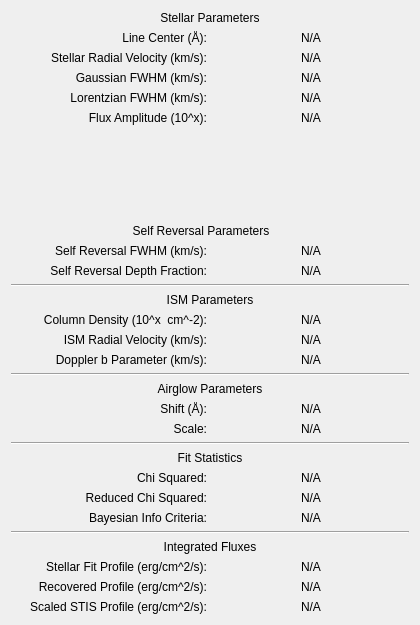
<?xml version="1.0" encoding="UTF-8"?>
<ui version="4.0">
 <class>Dialog</class>
 <widget class="QDialog" name="Dialog">
  <property name="geometry">
   <rect>
    <x>0</x>
    <y>0</y>
    <width>420</width>
    <height>625</height>
   </rect>
  </property>
  <property name="minimumSize">
   <size>
    <width>420</width>
    <height>625</height>
   </size>
  </property>
  <property name="maximumSize">
   <size>
    <width>420</width>
    <height>625</height>
   </size>
  </property>
  <property name="windowTitle">
   <string>Best Fit Results</string>
  </property>
  <layout class="QGridLayout" name="gridLayout">
   <item row="26" column="1">
    <widget class="QLabel" name="starfluxValue">
     <property name="text">
      <string>N/A</string>
     </property>
     <property name="alignment">
      <set>Qt::AlignCenter</set>
     </property>
    </widget>
   </item>
   <item row="26" column="0">
    <widget class="QLabel" name="starfluxLabel">
     <property name="toolTip">
      <string>Integrated flux of the (self reversed) stellar emission profile, in ergs per cm squared per second</string>
     </property>
     <property name="text">
      <string>Stellar Fit Profile (erg/cm^2/s):</string>
     </property>
     <property name="alignment">
      <set>Qt::AlignRight|Qt::AlignTrailing|Qt::AlignVCenter</set>
     </property>
    </widget>
   </item>
   <item row="27" column="0">
    <widget class="QLabel" name="recovfluxLabel">
     <property name="toolTip">
      <string>Integrated flux of the recovered profile, in ergs per cm squared per second</string>
     </property>
     <property name="text">
      <string>Recovered Profile (erg/cm^2/s):</string>
     </property>
     <property name="alignment">
      <set>Qt::AlignRight|Qt::AlignTrailing|Qt::AlignVCenter</set>
     </property>
    </widget>
   </item>
   <item row="19" column="0" colspan="2">
    <widget class="Line" name="line_3">
     <property name="orientation">
      <enum>Qt::Horizontal</enum>
     </property>
    </widget>
   </item>
   <item row="1" column="0">
    <widget class="QLabel" name="linecenLabel">
     <property name="toolTip">
      <string>The central wavelength of the selected line, in Angstroms. This value is always fixed</string>
     </property>
     <property name="whatsThis">
      <string/>
     </property>
     <property name="text">
      <string>Line Center (Å):</string>
     </property>
     <property name="alignment">
      <set>Qt::AlignRight|Qt::AlignTrailing|Qt::AlignVCenter</set>
     </property>
    </widget>
   </item>
   <item row="12" column="0">
    <widget class="QLabel" name="coldensLabel">
     <property name="toolTip">
      <string>The order of magnitude of the ISM column density in the direction of the star, in inverse cm squared</string>
     </property>
     <property name="whatsThis">
      <string/>
     </property>
     <property name="text">
      <string>Column Density (10^x  cm^-2):</string>
     </property>
     <property name="alignment">
      <set>Qt::AlignRight|Qt::AlignTrailing|Qt::AlignVCenter</set>
     </property>
    </widget>
   </item>
   <item row="11" column="0" colspan="2">
    <widget class="QLabel" name="ismLabel">
     <property name="toolTip">
      <string>Parameters used for creating the ISM attenuation profile</string>
     </property>
     <property name="whatsThis">
      <string/>
     </property>
     <property name="text">
      <string>ISM Parameters</string>
     </property>
     <property name="alignment">
      <set>Qt::AlignCenter</set>
     </property>
    </widget>
   </item>
   <item row="10" column="0" colspan="2">
    <widget class="Line" name="line_2">
     <property name="orientation">
      <enum>Qt::Horizontal</enum>
     </property>
    </widget>
   </item>
   <item row="2" column="1">
    <widget class="QLabel" name="starvradValue">
     <property name="text">
      <string>N/A</string>
     </property>
     <property name="alignment">
      <set>Qt::AlignCenter</set>
     </property>
    </widget>
   </item>
   <item row="22" column="1">
    <widget class="QLabel" name="redchiValue">
     <property name="text">
      <string>N/A</string>
     </property>
     <property name="alignment">
      <set>Qt::AlignCenter</set>
     </property>
    </widget>
   </item>
   <item row="5" column="1">
    <widget class="QLabel" name="ampValue">
     <property name="text">
      <string>N/A</string>
     </property>
     <property name="alignment">
      <set>Qt::AlignCenter</set>
     </property>
    </widget>
   </item>
   <item row="12" column="1">
    <widget class="QLabel" name="coldensValue">
     <property name="text">
      <string>N/A</string>
     </property>
     <property name="alignment">
      <set>Qt::AlignCenter</set>
     </property>
    </widget>
   </item>
   <item row="2" column="0">
    <widget class="QLabel" name="starvradLabel">
     <property name="toolTip">
      <string>The radial velocity of the star, in km/s</string>
     </property>
     <property name="whatsThis">
      <string/>
     </property>
     <property name="text">
      <string>Stellar Radial Velocity (km/s):</string>
     </property>
     <property name="alignment">
      <set>Qt::AlignRight|Qt::AlignTrailing|Qt::AlignVCenter</set>
     </property>
    </widget>
   </item>
   <item row="4" column="1">
    <widget class="QLabel" name="lorentzValue">
     <property name="text">
      <string>N/A</string>
     </property>
     <property name="alignment">
      <set>Qt::AlignCenter</set>
     </property>
    </widget>
   </item>
   <item row="0" column="0" colspan="2">
    <widget class="QLabel" name="stellarLabel">
     <property name="toolTip">
      <string>Parameters used for creating the stellar profile</string>
     </property>
     <property name="whatsThis">
      <string/>
     </property>
     <property name="text">
      <string>Stellar Parameters</string>
     </property>
     <property name="alignment">
      <set>Qt::AlignCenter</set>
     </property>
    </widget>
   </item>
   <item row="13" column="0">
    <widget class="QLabel" name="ismvradLabel">
     <property name="toolTip">
      <string>The radial velocity of the ISM in the direction of the star, in km/s</string>
     </property>
     <property name="whatsThis">
      <string/>
     </property>
     <property name="text">
      <string>ISM Radial Velocity (km/s):</string>
     </property>
     <property name="alignment">
      <set>Qt::AlignRight|Qt::AlignTrailing|Qt::AlignVCenter</set>
     </property>
    </widget>
   </item>
   <item row="15" column="0" colspan="2">
    <widget class="Line" name="line">
     <property name="orientation">
      <enum>Qt::Horizontal</enum>
     </property>
    </widget>
   </item>
   <item row="4" column="0">
    <widget class="QLabel" name="lorentzLabel">
     <property name="toolTip">
      <string>The Lorentzian FWHM of the Voigt stellar profile, in km/s</string>
     </property>
     <property name="whatsThis">
      <string/>
     </property>
     <property name="text">
      <string>Lorentzian FWHM (km/s):</string>
     </property>
     <property name="alignment">
      <set>Qt::AlignRight|Qt::AlignTrailing|Qt::AlignVCenter</set>
     </property>
    </widget>
   </item>
   <item row="3" column="1">
    <widget class="QLabel" name="gaussValue">
     <property name="text">
      <string>N/A</string>
     </property>
     <property name="alignment">
      <set>Qt::AlignCenter</set>
     </property>
    </widget>
   </item>
   <item row="22" column="0">
    <widget class="QLabel" name="redchiLabel">
     <property name="toolTip">
      <string>The reduced chi squared value of the fit</string>
     </property>
     <property name="whatsThis">
      <string/>
     </property>
     <property name="text">
      <string>Reduced Chi Squared:</string>
     </property>
     <property name="alignment">
      <set>Qt::AlignRight|Qt::AlignTrailing|Qt::AlignVCenter</set>
     </property>
    </widget>
   </item>
   <item row="3" column="0">
    <widget class="QLabel" name="gaussLabel">
     <property name="toolTip">
      <string>The Gaussian FWHM of the Gaussian/Voigt stellar profile, in km/s</string>
     </property>
     <property name="whatsThis">
      <string/>
     </property>
     <property name="text">
      <string>Gaussian FWHM (km/s):</string>
     </property>
     <property name="alignment">
      <set>Qt::AlignRight|Qt::AlignTrailing|Qt::AlignVCenter</set>
     </property>
    </widget>
   </item>
   <item row="5" column="0">
    <widget class="QLabel" name="ampLabel">
     <property name="toolTip">
      <string>The order of magnitude of the stellar profile's flux amplitude </string>
     </property>
     <property name="whatsThis">
      <string/>
     </property>
     <property name="text">
      <string>Flux Amplitude (10^x):</string>
     </property>
     <property name="alignment">
      <set>Qt::AlignRight|Qt::AlignTrailing|Qt::AlignVCenter</set>
     </property>
    </widget>
   </item>
   <item row="1" column="1">
    <widget class="QLabel" name="linecenValue">
     <property name="text">
      <string>N/A</string>
     </property>
     <property name="alignment">
      <set>Qt::AlignCenter</set>
     </property>
    </widget>
   </item>
   <item row="8" column="1">
    <widget class="QLabel" name="revwidthValue">
     <property name="text">
      <string>N/A</string>
     </property>
     <property name="alignment">
      <set>Qt::AlignCenter</set>
     </property>
    </widget>
   </item>
   <item row="13" column="1">
    <widget class="QLabel" name="ismvradValue">
     <property name="text">
      <string>N/A</string>
     </property>
     <property name="alignment">
      <set>Qt::AlignCenter</set>
     </property>
    </widget>
   </item>
   <item row="18" column="1">
    <widget class="QLabel" name="agscaleValue">
     <property name="text">
      <string>N/A</string>
     </property>
     <property name="alignment">
      <set>Qt::AlignCenter</set>
     </property>
    </widget>
   </item>
   <item row="21" column="1">
    <widget class="QLabel" name="chiValue">
     <property name="text">
      <string>N/A</string>
     </property>
     <property name="alignment">
      <set>Qt::AlignCenter</set>
     </property>
    </widget>
   </item>
   <item row="20" column="0" colspan="2">
    <widget class="QLabel" name="statsLabel">
     <property name="toolTip">
      <string>Statistics for evaluating goodness of fit</string>
     </property>
     <property name="whatsThis">
      <string/>
     </property>
     <property name="text">
      <string>Fit Statistics</string>
     </property>
     <property name="alignment">
      <set>Qt::AlignCenter</set>
     </property>
    </widget>
   </item>
   <item row="18" column="0">
    <widget class="QLabel" name="agscaleLabel">
     <property name="toolTip">
      <string>The scale factor of the airglow template</string>
     </property>
     <property name="whatsThis">
      <string/>
     </property>
     <property name="text">
      <string>Scale:</string>
     </property>
     <property name="alignment">
      <set>Qt::AlignRight|Qt::AlignTrailing|Qt::AlignVCenter</set>
     </property>
    </widget>
   </item>
   <item row="21" column="0">
    <widget class="QLabel" name="chiLabel">
     <property name="toolTip">
      <string>The chi squared value of the fit</string>
     </property>
     <property name="whatsThis">
      <string/>
     </property>
     <property name="text">
      <string>Chi Squared:</string>
     </property>
     <property name="alignment">
      <set>Qt::AlignRight|Qt::AlignTrailing|Qt::AlignVCenter</set>
     </property>
    </widget>
   </item>
   <item row="17" column="1">
    <widget class="QLabel" name="agshiftValue">
     <property name="text">
      <string>N/A</string>
     </property>
     <property name="alignment">
      <set>Qt::AlignCenter</set>
     </property>
    </widget>
   </item>
   <item row="8" column="0">
    <widget class="QLabel" name="revwidthLabel">
     <property name="toolTip">
      <string>The self reversal FWHM, fixed at 0.47x the Gaussian FWHM</string>
     </property>
     <property name="text">
      <string>Self Reversal FWHM (km/s):</string>
     </property>
     <property name="alignment">
      <set>Qt::AlignRight|Qt::AlignTrailing|Qt::AlignVCenter</set>
     </property>
    </widget>
   </item>
   <item row="9" column="1">
    <widget class="QLabel" name="revdepthValue">
     <property name="text">
      <string>N/A</string>
     </property>
     <property name="alignment">
      <set>Qt::AlignCenter</set>
     </property>
    </widget>
   </item>
   <item row="16" column="0" colspan="2">
    <widget class="QLabel" name="airglowLabel">
     <property name="toolTip">
      <string>Parameters used for placing the airglow template</string>
     </property>
     <property name="whatsThis">
      <string/>
     </property>
     <property name="text">
      <string>Airglow Parameters</string>
     </property>
     <property name="alignment">
      <set>Qt::AlignCenter</set>
     </property>
    </widget>
   </item>
   <item row="14" column="1">
    <widget class="QLabel" name="dopbValue">
     <property name="text">
      <string>N/A</string>
     </property>
     <property name="alignment">
      <set>Qt::AlignCenter</set>
     </property>
    </widget>
   </item>
   <item row="23" column="1">
    <widget class="QLabel" name="bicValue">
     <property name="text">
      <string>N/A</string>
     </property>
     <property name="alignment">
      <set>Qt::AlignCenter</set>
     </property>
    </widget>
   </item>
   <item row="17" column="0">
    <widget class="QLabel" name="agshiftLabel">
     <property name="toolTip">
      <string>The spectral shift of the airglow template, in Angstroms</string>
     </property>
     <property name="whatsThis">
      <string/>
     </property>
     <property name="text">
      <string>Shift (Å):</string>
     </property>
     <property name="alignment">
      <set>Qt::AlignRight|Qt::AlignTrailing|Qt::AlignVCenter</set>
     </property>
    </widget>
   </item>
   <item row="23" column="0">
    <widget class="QLabel" name="bicLabel">
     <property name="toolTip">
      <string>The BIC of the fit</string>
     </property>
     <property name="whatsThis">
      <string/>
     </property>
     <property name="text">
      <string>Bayesian Info Criteria:</string>
     </property>
     <property name="alignment">
      <set>Qt::AlignRight|Qt::AlignTrailing|Qt::AlignVCenter</set>
     </property>
    </widget>
   </item>
   <item row="14" column="0">
    <widget class="QLabel" name="dopbLabel">
     <property name="toolTip">
      <string>The doppler b parameter, in km/s. This value is degenerate with the column density so it remains fixed</string>
     </property>
     <property name="whatsThis">
      <string/>
     </property>
     <property name="text">
      <string>Doppler b Parameter (km/s):</string>
     </property>
     <property name="alignment">
      <set>Qt::AlignRight|Qt::AlignTrailing|Qt::AlignVCenter</set>
     </property>
    </widget>
   </item>
   <item row="9" column="0">
    <widget class="QLabel" name="revdepthLabel">
     <property name="toolTip">
      <string>The self reversal depth, 0.5 for FGK Types, and 0.35 for M Types</string>
     </property>
     <property name="text">
      <string>Self Reversal Depth Fraction:</string>
     </property>
     <property name="alignment">
      <set>Qt::AlignRight|Qt::AlignTrailing|Qt::AlignVCenter</set>
     </property>
    </widget>
   </item>
   <item row="7" column="0" colspan="2">
    <widget class="QLabel" name="srLabel">
     <property name="minimumSize">
      <size>
       <width>380</width>
       <height>0</height>
      </size>
     </property>
     <property name="maximumSize">
      <size>
       <width>380</width>
       <height>16777215</height>
      </size>
     </property>
     <property name="toolTip">
      <string>Parameters used for creating the self reversal profile</string>
     </property>
     <property name="text">
      <string>Self Reversal Parameters</string>
     </property>
     <property name="alignment">
      <set>Qt::AlignCenter</set>
     </property>
    </widget>
   </item>
   <item row="28" column="1">
    <widget class="QLabel" name="stisfluxValue">
     <property name="text">
      <string>N/A</string>
     </property>
     <property name="alignment">
      <set>Qt::AlignCenter</set>
     </property>
    </widget>
   </item>
   <item row="27" column="1">
    <widget class="QLabel" name="recovfluxValue">
     <property name="text">
      <string>N/A</string>
     </property>
     <property name="alignment">
      <set>Qt::AlignCenter</set>
     </property>
    </widget>
   </item>
   <item row="28" column="0">
    <widget class="QLabel" name="stisfluxLabel">
     <property name="toolTip">
      <string>Integrated flux of the scaled STIS profile, in ergs per cm squared per second</string>
     </property>
     <property name="text">
      <string>Scaled STIS Profile (erg/cm^2/s):</string>
     </property>
     <property name="alignment">
      <set>Qt::AlignRight|Qt::AlignTrailing|Qt::AlignVCenter</set>
     </property>
    </widget>
   </item>
   <item row="24" column="0" colspan="2">
    <widget class="Line" name="line_5">
     <property name="orientation">
      <enum>Qt::Horizontal</enum>
     </property>
    </widget>
   </item>
   <item row="25" column="0" colspan="2">
    <widget class="QLabel" name="fluxLabel">
     <property name="toolTip">
      <string>Various integrated fluxes</string>
     </property>
     <property name="text">
      <string>Integrated Fluxes</string>
     </property>
     <property name="alignment">
      <set>Qt::AlignCenter</set>
     </property>
    </widget>
   </item>
   <item row="6" column="0" colspan="2">
    <spacer name="verticalSpacer">
     <property name="orientation">
      <enum>Qt::Vertical</enum>
     </property>
     <property name="sizeHint" stdset="0">
      <size>
       <width>20</width>
       <height>40</height>
      </size>
     </property>
    </spacer>
   </item>
  </layout>
 </widget>
 <resources/>
 <connections/>
</ui>
